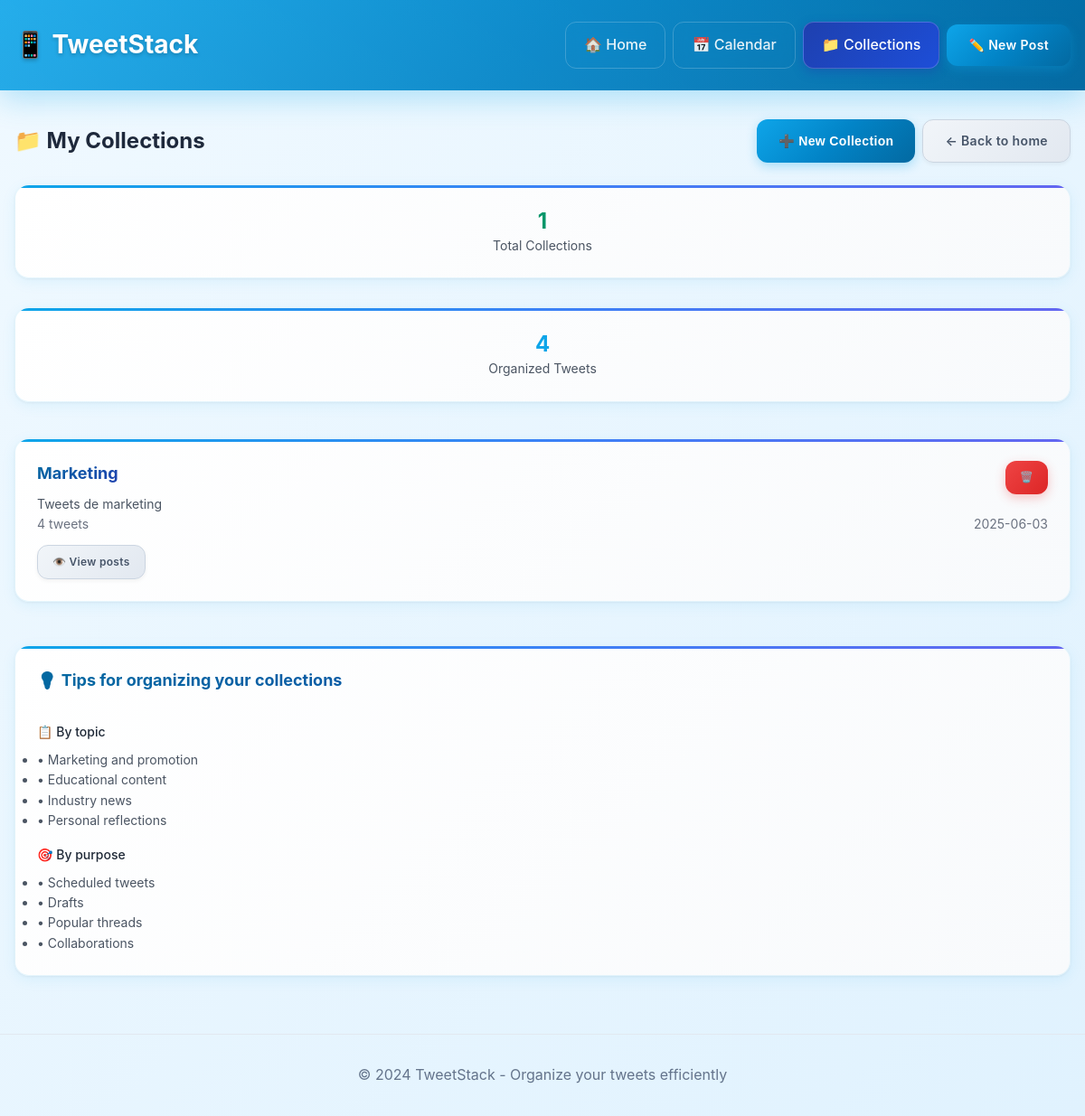
Page /collections on the earlier database version.
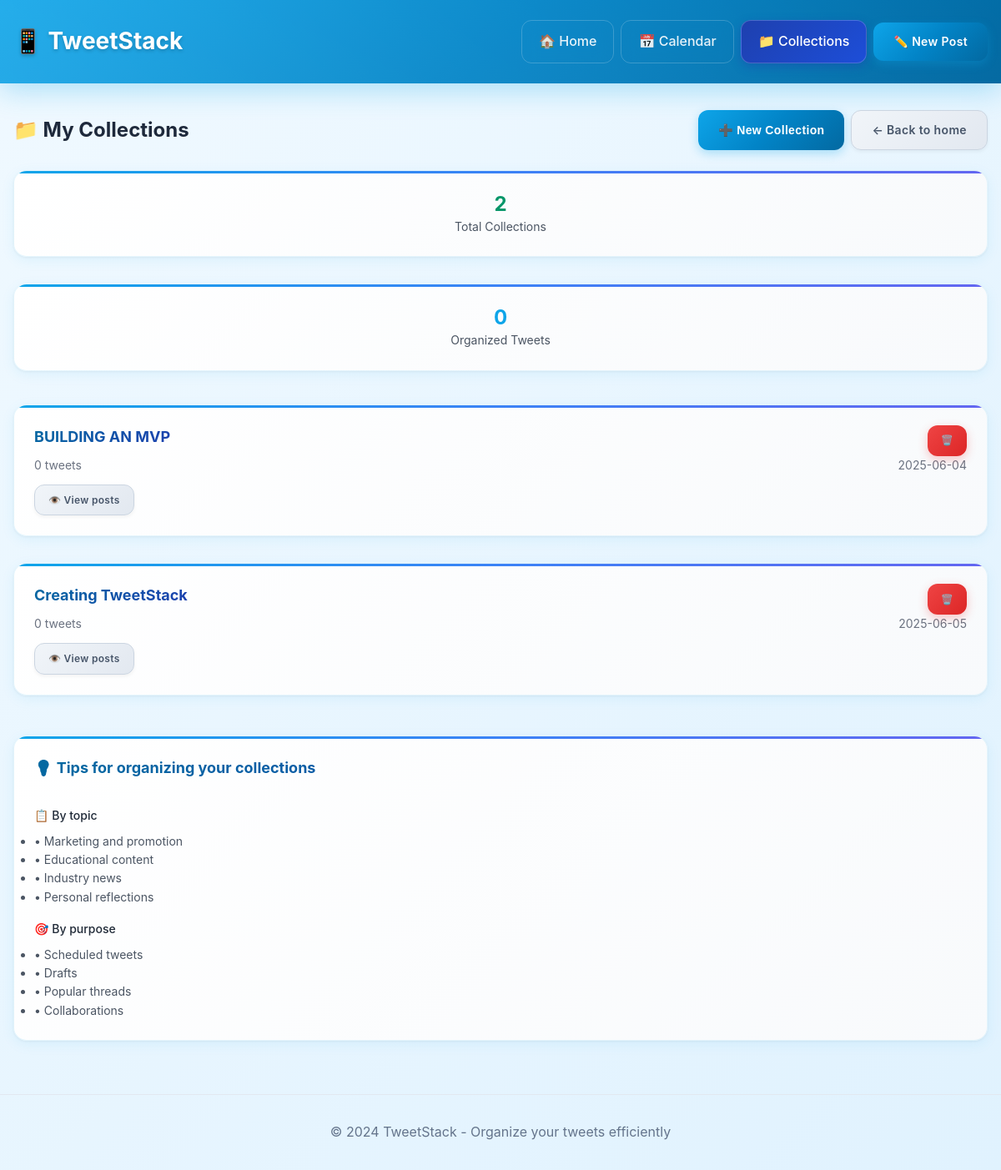
Same page on the later database version.
### main_jinja.py (models this page shows)
class Collection(Base):
    __tablename__ = "collections"
    id = Column(Integer, primary_key=True, index=True)
    name = Column(String, index=True)
    description = Column(Text)
    user_id = Column(String, index=True)
    created_at = Column(DateTime, default=func.now())
    updated_at = Column(DateTime, default=func.now(), onupdate=func.now())
    tweets = relationship("Tweet", secondary=tweet_collections, back_populates="collections")

### main_jinja.py (the view)
@app.get("/collections", response_class=HTMLResponse)
def collections_page(request: Request, db: Session = Depends(get_db)):
    user_id = DEMO_USER_ID
    collections = db.query(Collection).filter(Collection.user_id == user_id).order_by(Collection.name).all()
    collections_data = [format_collection_response(collection, db) for collection in collections]
    return templates.TemplateResponse("collections.html", {
        "request": request,
        "collections": collections_data,
        "user_id": user_id
    })

### templates/collections.html (shortened to what this page needs)
{% extends "base.html" %}  {% block content %}
<div class="collections-page">
    <div class="flex justify-between items-center mb-6">
        <h1 class="text-2xl font-bold">📁 My Collections</h1>
        <div class="flex gap-2">
            <button
                onclick="openModal('createCollectionModal')"
                class="btn btn-primary"
            >
                ➕ New Collection
            </button>
            <a href="/" class="btn btn-secondary"> ← Back to home </a>
        </div>
    </div>
    <div class="grid grid-cols-1 md:grid-cols-2 gap-4 mb-6">
        <div class="card">
            <div class="card-content">
                <div class="text-center">
                    <div class="text-2xl font-bold text-green-600">
                        {{ collections|length }}
                    </div>
                    <div class="text-sm text-gray-600">Total Collections</div>
                </div>
            </div>
        </div>
        <div class="card">
            <div class="card-content">
                <div class="text-center">
                    <div class="text-2xl font-bold text-blue-600">
                        {{ collections|sum(attribute='tweet_count') }}
                    </div>
                    <div class="text-sm text-gray-600">Organized Tweets</div>
                </div>
            </div>
        </div>
    </div>
    {% if collections %}
    <div class="grid grid-cols-1 md:grid-cols-2 lg:grid-cols-3 gap-4">
        {% for collection in collections %}
        <div class="card">
            <div class="card-content">
                <div class="flex justify-between items-start mb-3">
                    <h3 class="card-title">{{ collection.name }}</h3>
                    <button
                        onclick="collectionManager.deleteCollection({{ collection.id }}, '{{ collection.name }}')"
                        class="btn btn-danger btn-sm"
                    >
                        🗑️
                    </button>
                </div>
                {% if collection.description %}
                <p class="text-sm text-gray-600 mb-3">
                    {{ collection.description }}
                </p>
                {% endif %}
                <div
                    class="flex justify-between items-center text-sm text-gray-500"
                >
                    <span>{{ collection.tweet_count }} tweets</span>
                    <span>{{ collection.created_at[:10] }}</span>
                </div>
                <div class="mt-3">
                    <a
                        href="/collection/{{ collection.id }}"
                        class="btn btn-secondary btn-sm"
                    >
                        👁️ View posts
                    </a>
                </div>
            </div>
        </div>
        {% endfor %}
    </div>
    {% endif %}
</div>
<div class="mt-8">
    <div class="card">
        <div class="card-header">
            <h3 class="card-title">💡 Tips for organizing your collections</h3>
        </div>
        <div class="card-content">
            <div
                class="grid grid-cols-1 md:grid-cols-2 gap-4 text-sm text-gray-600"
            >
                <div>
                    <h4 class="font-medium text-gray-800 mb-2">📋 By topic</h4>
                    <ul class="space-y-1">
                        <li>• Marketing and promotion</li>
                        <li>• Educational content</li>
                        <li>• Industry news</li>
                        <li>• Personal reflections</li>
                    </ul>
                </div>
                <div>
                    <h4 class="font-medium text-gray-800 mb-2">
                        🎯 By purpose
                    </h4>
                    <ul class="space-y-1">
                        <li>• Scheduled tweets</li>
                        <li>• Drafts</li>
                        <li>• Popular threads</li>
                        <li>• Collaborations</li>
                    </ul>
                </div>
            </div>
        </div>
    </div>
</div>
{% endblock %}

Differences in the rows shown:
removed Collection: name "Marketing", description "Tweets de marketing", tweet_count "4", created_at "2025-06-03"
added Collection: name "BUILDING AN MVP", tweet_count "0", created_at "2025-06-04"
added Collection: name "Creating TweetStack", tweet_count "0", created_at "2025-06-05"
Other differences:
{{ collections|length }}: "1" → "2"
{{ collections|sum(attribute='tweet_count') }}: "4" → "0"
